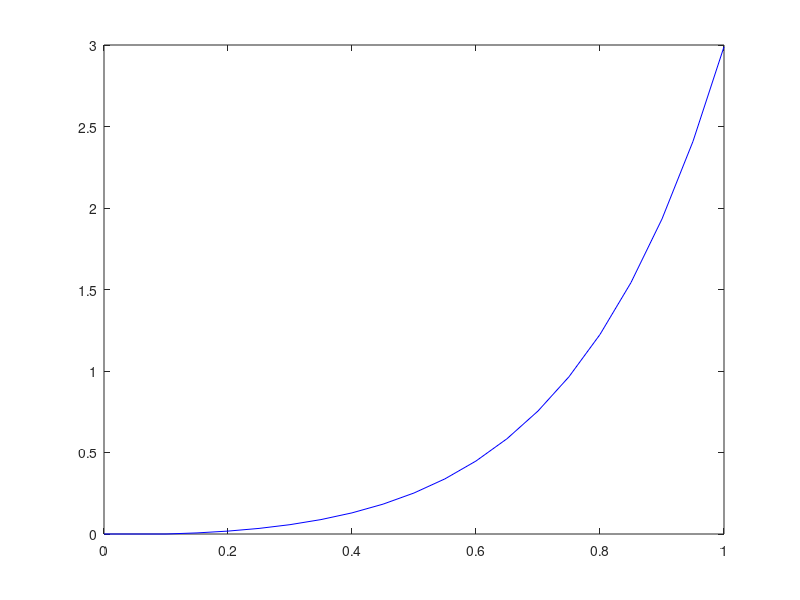

Here is the MATLAB script that generated this plot:
% storing or creating vectors
x = [1,2,3,4,5];
y = [1,2];
% solving dy/dt = f(t,y(t))   y(0) = yo
clc;
clear;
h = 0.05;
a = 0;
b = 1;
N = (b-a)/h;
w = zeros(1,N);
t = zeros(1,N);
t(1) = 0;
w(1) = 0;

for i = 2:N
        w(i) = w(i-1)+h*(t(i-1)*exp(3*t(i-1))-2*w(i-1));
        t(i) = 0 + i*h;
end

plot([0,t],[0,w],'b-')


